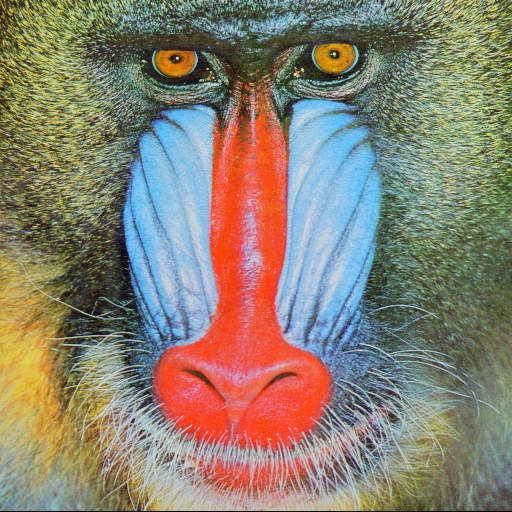
#> input picture mandrill.jpg, 512 x 512 px
$ python program04.py
#> lines starting #> are read from the running program, lines starting #| are printed output that depends on the picture
import cv2

img = cv2.imread("mandrill.jpg")
#> img is the input picture: shape (512, 512, 3); mean B, G, R 113.1, 128.9, 137.4

img2 = cv2.cvtColor(img, cv2.COLOR_BGR2HSV)
#> img2: shape (512, 512, 3); mean H, S, V 56.6, 91.2, 157.5

img2[:,:,1] = 255
#> img2: shape (512, 512, 3); mean H, S, V 56.6, 255, 157.5

img3 = cv2.cvtColor(img2, cv2.COLOR_HSV2BGR)
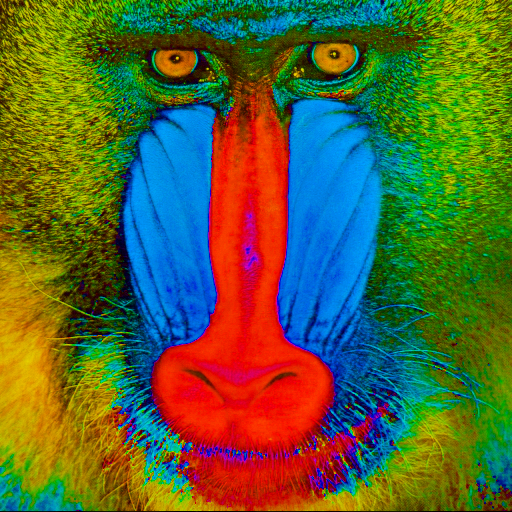
#> img3: shape (512, 512, 3); mean B, G, R 52.7, 99.6, 86.1

cv2.imshow("image", img3)
cv2.waitKey(0)
cv2.destroyWindow("image")

$ run again, with ball.jpg copied over mandrill.jpg
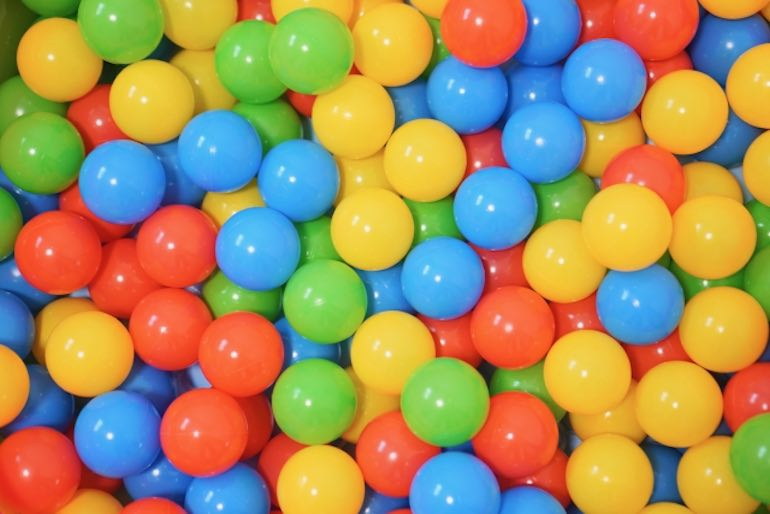
#> input picture ball.jpg, 770 x 514 px
#> img is the input picture: shape (514, 770, 3); mean B, G, R 93.4, 142.6, 163.6
#> `img3 = cv2.cvtColor(img2, cv2.COLOR_HSV2BGR)`:
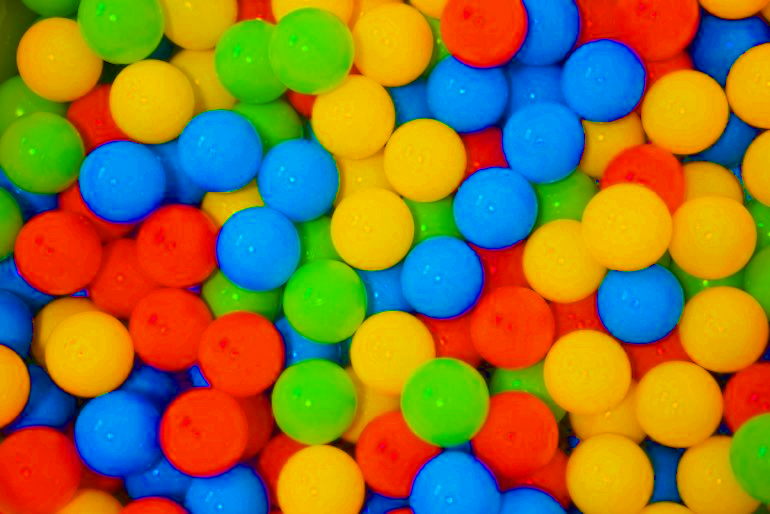
#> img3: shape (514, 770, 3); mean B, G, R 54.1, 118.9, 141.5
